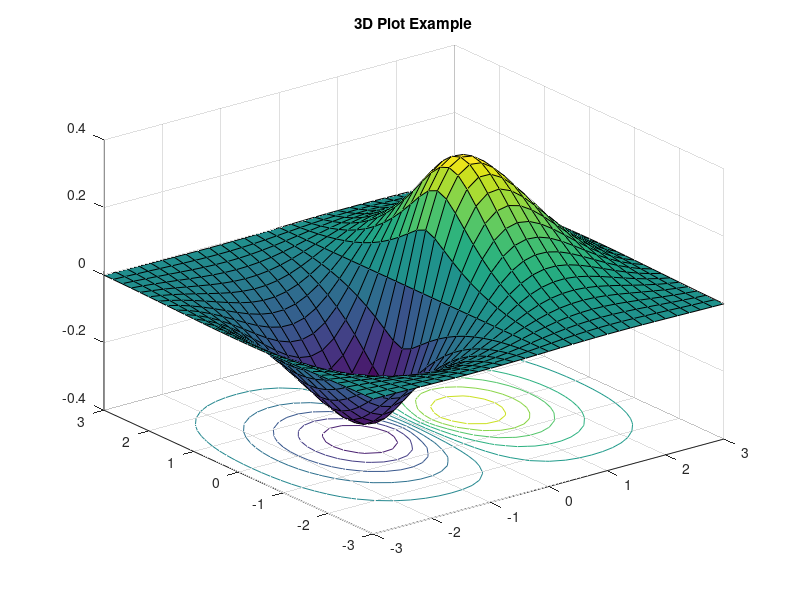

Write the MATLAB code that produced this figure.

%3D Plot Example
x=-3:0.2:3;
y=x;
[X,Y] =meshgrid(x, y);
Z= 1.8 .^(-1.5*sqrt (X.^2+Y.^2)).*cos (0.5*Y).*sin (X)
surfc(X, Y, Z ) ;
title ('3D Plot Example')